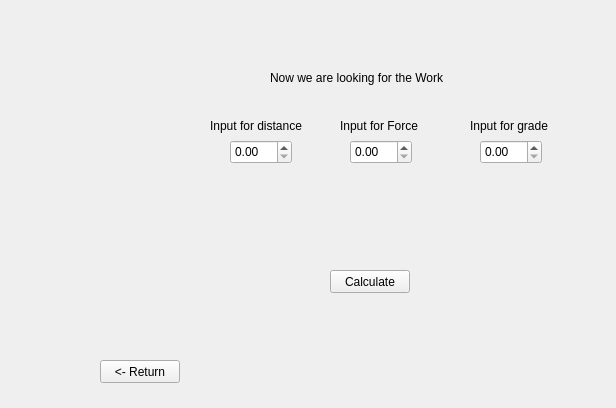
<?xml version="1.0" encoding="UTF-8"?>
<ui version="4.0">
 <class>Form</class>
 <widget class="QWidget" name="Form">
  <property name="geometry">
   <rect>
    <x>0</x>
    <y>0</y>
    <width>616</width>
    <height>408</height>
   </rect>
  </property>
  <property name="windowTitle">
   <string>Form</string>
  </property>
  <widget class="QDoubleSpinBox" name="c_DSB">
   <property name="geometry">
    <rect>
     <x>480</x>
     <y>140</y>
     <width>62</width>
     <height>24</height>
    </rect>
   </property>
  </widget>
  <widget class="QPushButton" name="pushButton_2">
   <property name="geometry">
    <rect>
     <x>330</x>
     <y>270</y>
     <width>80</width>
     <height>23</height>
    </rect>
   </property>
   <property name="text">
    <string>Calculate</string>
   </property>
  </widget>
  <widget class="QDoubleSpinBox" name="d_DSB">
   <property name="geometry">
    <rect>
     <x>230</x>
     <y>140</y>
     <width>62</width>
     <height>24</height>
    </rect>
   </property>
  </widget>
  <widget class="QLabel" name="label_4">
   <property name="geometry">
    <rect>
     <x>270</x>
     <y>70</y>
     <width>241</width>
     <height>16</height>
    </rect>
   </property>
   <property name="text">
    <string>Now we are looking for the Work</string>
   </property>
  </widget>
  <widget class="QLabel" name="label_3">
   <property name="geometry">
    <rect>
     <x>340</x>
     <y>100</y>
     <width>131</width>
     <height>51</height>
    </rect>
   </property>
   <property name="text">
    <string>Input for Force</string>
   </property>
  </widget>
  <widget class="QLabel" name="label_5">
   <property name="geometry">
    <rect>
     <x>470</x>
     <y>110</y>
     <width>111</width>
     <height>31</height>
    </rect>
   </property>
   <property name="text">
    <string>Input for grade</string>
   </property>
  </widget>
  <widget class="QDoubleSpinBox" name="F_DSB">
   <property name="geometry">
    <rect>
     <x>350</x>
     <y>140</y>
     <width>62</width>
     <height>24</height>
    </rect>
   </property>
  </widget>
  <widget class="QPushButton" name="pushButton">
   <property name="geometry">
    <rect>
     <x>100</x>
     <y>360</y>
     <width>80</width>
     <height>23</height>
    </rect>
   </property>
   <property name="text">
    <string>&lt;- Return</string>
   </property>
  </widget>
  <widget class="QLabel" name="label_2">
   <property name="geometry">
    <rect>
     <x>210</x>
     <y>110</y>
     <width>111</width>
     <height>31</height>
    </rect>
   </property>
   <property name="text">
    <string>Input for distance</string>
   </property>
  </widget>
 </widget>
 <resources/>
 <connections/>
</ui>
